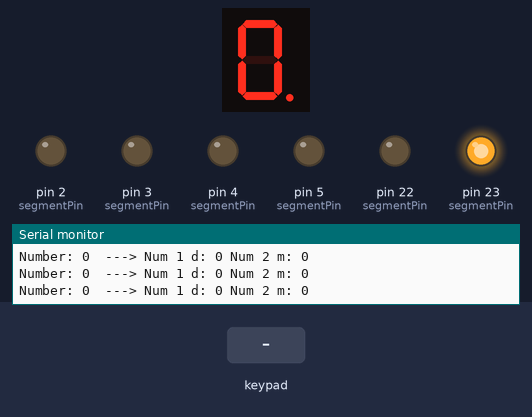
Recording of a sketch running on a simulated Arduino Mega 2560, built with avr-gcc and run on an emulated ATmega2560. On the bench: 1-digit seven-segment display, output pins drawn as LEDs (lit = HIGH), the last lines printed to the serial monitor. Wiring (inferred from the names in the program): 1-digit 7-segment display, segments lit when LOW: segments pin 13, pin 12, pin 11, pin 10, pin 9, pin 8, pin 7, pin 6. The test bench sets the inputs (shaded band). The segment pins are drawn as the display they are named for; pins used as bus, display or sensor lines are not drawn.

Above: at 1.2 s.
1.3 s: keypad keys 2 4 2 6 2 8 3 0 pressed 0.4 s apart
At 2.9 s:
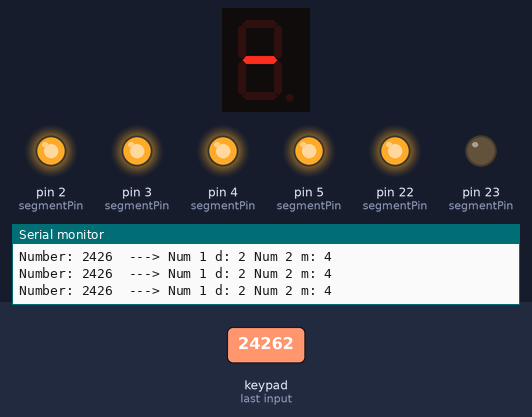
6.0 s: keypad keys 2 4 2 6 2 8 3 0 # pressed 0.4 s apart
At 6.9 s:
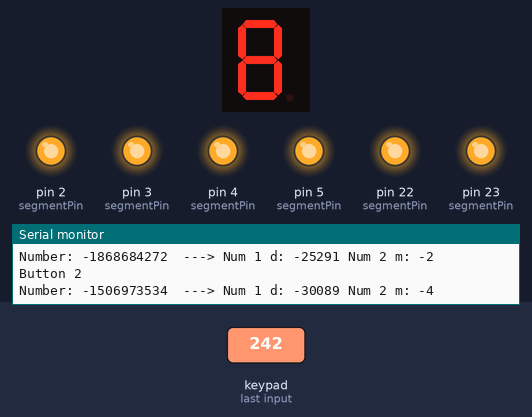
11.1 s: key 'D' pressed
At 12.6 s:
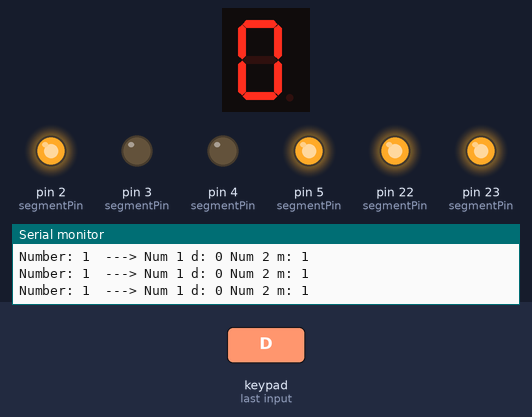
15.7 s: key 'A' pressed
At 16.3 s:
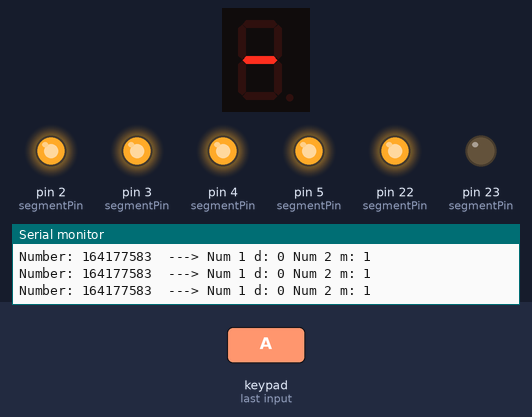
18.7 s: keypad keys 2 4 2 6 2 8 3 0 * pressed 0.4 s apart
At 23.3 s:
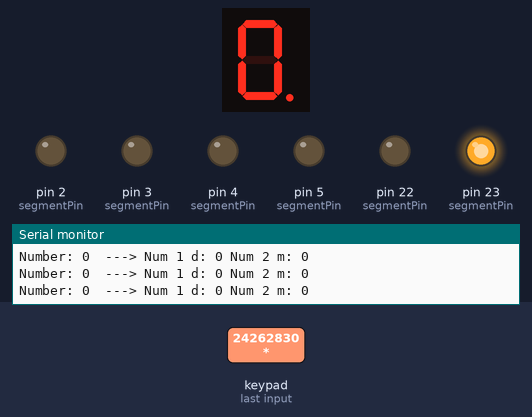
Timing chart, 0 to 24.8 s (numbered marks = the images above; inputs shaded):
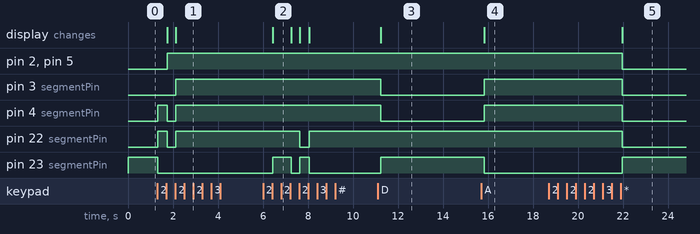

Measured:
- after the input at 1.3 s, pin 2 (segmentPin), pin 5 (segmentPin): LOW → HIGH after 0.45 s; pin 3 (segmentPin): LOW → HIGH after 0.82 s; pin 4 (segmentPin), pin 22 (segmentPin): LOW → HIGH at once, → LOW 0.41 s later, → HIGH 0.38 s later; pin 23 (segmentPin): HIGH → LOW at once; the display: first changes after 0.45 s (image 1 shows a later state)
- after the input at 6.0 s, pin 22 (segmentPin): HIGH → LOW after 1.6 s, → HIGH 0.42 s later; pin 23 (segmentPin): LOW → HIGH after 0.44 s, → LOW 0.82 s later, → HIGH 0.37 s later, → LOW 0.42 s later; the display: changes after 0.44 s (image 2)
- after the input at 11.1 s, pin 3 (segmentPin), pin 4 (segmentPin): HIGH → LOW after 0.13 s; pin 23 (segmentPin): LOW → HIGH after 0.13 s; the display: changes after 0.13 s (image 3)
- after the input at 15.7 s, pin 3 (segmentPin), pin 4 (segmentPin): LOW → HIGH after 0.14 s; pin 23 (segmentPin): HIGH → LOW after 0.14 s; the display: changes after 0.14 s (image 4)
- after the input at 18.7 s, pin 2 (segmentPin), pin 3 (segmentPin), pin 4 (segmentPin), pin 5 (segmentPin), pin 22 (segmentPin): HIGH → LOW after 3.3 s; pin 23 (segmentPin): LOW → HIGH after 3.3 s; the display: changes after 3.3 s (image 5)

The sketch:

7segment_keypad.ino
```cpp
// #include <LiquidCrystal.h>  //Header file for LCD from https://www.arduino.cc/en/Reference/LiquidCrystal
#include  <Keypad.h> //Header file for Keypad from https://github.com/Chris--A/Keypad

const  byte ROWS = 4; // Four rows
const byte COLS = 4; // Three columns

// Define  the Keymap
char keys[ROWS][COLS] = {

  {'1','2','3','A'},

  {'4','5','6','B'},

  {'7','8','9','C'},

  {'*','0','#','D'}

};


const int segmentPin[2][7] = {
  {7, 8, 9, 10, 11, 12, 13},
  {23, 22, 2, 3, 4, 5, 6,}

};
const int number[11][7] = {
  {1, 0, 0, 0, 0, 0, 0}, // 0
  {1, 1, 1, 0, 0, 1, 1}, // 1
  {0, 1, 0, 0, 1, 0, 0}, // 2
  {0, 1, 0, 0, 0, 0, 1}, // 3
  {0, 0, 1, 0, 0, 1, 1}, // 4
  {0, 0, 0, 1, 0, 0, 1}, // 5
  {0, 0, 0, 1, 0, 0, 0}, // 6
  {1, 1, 0, 0, 0, 1, 1}, // 7
  {0, 0, 0, 0, 0, 0, 0}, // 8
  {0, 0, 0, 0, 0, 0, 1},  // 9
  {0, 1, 1, 1, 1, 1, 1}  // -
};

int num1;
int num2;

byte rowPins[ROWS]  = { 24, 26, 28, 30 };// Connect keypad ROW0, ROW1, ROW2 and ROW3 to these Arduino pins.
byte  colPins[COLS] = { 32, 34, 36, 38 }; // Connect keypad COL0, COL1 and COL2 to these Arduino  pins.

Keypad kpd = Keypad( makeKeymap(keys), rowPins, colPins, ROWS, COLS  ); //  Create the Keypad

const int rs = 8, en = 9, d4 = 10, d5 = 11, d6 =  12, d7 = 13; //Pins to which LCD is connected
// LiquidCrystal lcd(rs, en, d4, d5,  d6, d7);

 long Num1,Num2,Number;
 char key,action;
 boolean result  = false;

void setup() {

  Serial.begin(9600);

  // Set segment pins as output
  for (int i = 0; i < 2; i++) {
    for (int j = 0; j < 7; j++) {
      pinMode(segmentPin[i][j], OUTPUT);
    }

}
}

void loop() {

key = kpd.getKey();  //storing pressed key value in a char

if (key!=NO_KEY)
DetectButtons();

if  (result==true)
CalculateResult();

// DisplayResult();

if(Number < 100){
    num1= Number / 10;
    num2= Number % 10;
    DisplayResult(num1,0);
    DisplayResult(num2,1);
}else{
  DisplayResult(10,0);
  DisplayResult(10,1);
}
    Serial.print("Number: ");
    Serial.print(Number);
    Serial.print("  ---> ");
    Serial.print("Num 1 d: ");
    Serial.print(num1);
    Serial.print(" ");
    Serial.print("Num 2 m: ");
    Serial.println(num2);

}

void  DetectButtons()
{
    //  lcd.clear(); //Then clean it
    if (key=='*')  //If cancel Button is pressed
    {Serial.println ("Button Cancel"); Number=Num1=Num2=0;  result=false;}

     if (key == '1') //If Button 1 is pressed
    {Serial.println  ("Button 1");
    if (Number==0)
    Number=1;
    else
    Number  = (Number*10) + 1; //Pressed twice
    }

     if (key == '4') //If  Button 4 is pressed
    {Serial.println ("Button 4");
    if (Number==0)
    Number=4;
    else
    Number = (Number*10) + 4; //Pressed twice
    }

     if (key == '7') //If Button 7 is pressed
    {Serial.println ("Button  7");
    if (Number==0)
    Number=7;
    else
    Number = (Number*10)  + 7; //Pressed twice
    }


    if (key == '0')
    {Serial.println  ("Button 0"); //Button 0 is Pressed
    if (Number==0)
    Number=0;
    else
    Number = (Number*10) + 0; //Pressed twice
    }

     if  (key == '2') //Button 2 is Pressed
    {Serial.println ("Button 2");
     if  (Number==0)
    Number=2;
    else
    Number = (Number*10) + 2; //Pressed  twice
    }

     if (key == '5')
    {Serial.println ("Button  5");
     if (Number==0)
    Number=5;
    else
    Number = (Number*10)  + 5; //Pressed twice
    }

     if (key == '8')
    {Serial.println  ("Button 8");
     if (Number==0)
    Number=8;
    else
    Number  = (Number*10) + 8; //Pressed twice
    }


    if (key == '#')
    {Serial.println ("Button Equal");
    Num2=Number;
    result = true;
    }

     if (key == '3')
    {Serial.println ("Button 3");
     if (Number==0)
    Number=3;
    else
    Number = (Number*10) + 3;  //Pressed twice
    }

     if (key == '6')
    {Serial.println  ("Button 6");
    if (Number==0)
    Number=6;
    else
    Number  = (Number*10) + 6; //Pressed twice
    }

     if (key == '9')
    {Serial.println ("Button 9");
    if (Number==0)
    Number=9;
    else
    Number = (Number*10) + 9; //Pressed twice
    }

      if (key ==  'A' || key == 'B' || key == 'C' || key == 'D') //Detecting Buttons on Column 4
  {
    Num1 = Number;
    Number =0;
    if (key == 'A')
    {Serial.println  ("Addition"); action = '+';}
     if (key == 'B')
    {Serial.println ("Subtraction");  action = '-'; }
     if (key == 'C')
    {Serial.println ("Multiplication");  action = '*';}
     if (key == 'D')
    {Serial.println ("Devesion"); action  = '/';}

    delay(100);
  }

}

void CalculateResult()
{
  if (action=='+')
    Number = Num1+Num2;

  if (action=='-')
    Number  = Num1-Num2;

  if (action=='*')
    Number = Num1*Num2;

  if (action=='/')
    Number = Num1/Num2;
}

void DisplayResult(int num, int displayNum)
{
  // // Serial.setCursor(0,  0);   // set the cursor to column 0, line 1
  // Serial.print(Num1); Serial.print(action);  Serial.print(Num2);

  // if (result==true)
  // {Serial.print(" ="); Serial.println(Number);}  //Display the result

  for (int i = 0; i < 7; i++) {
    digitalWrite(segmentPin[displayNum][i], number[num][i]);
    // Serial.print(number[num][i]);
  }
  Serial.println();


}
```
